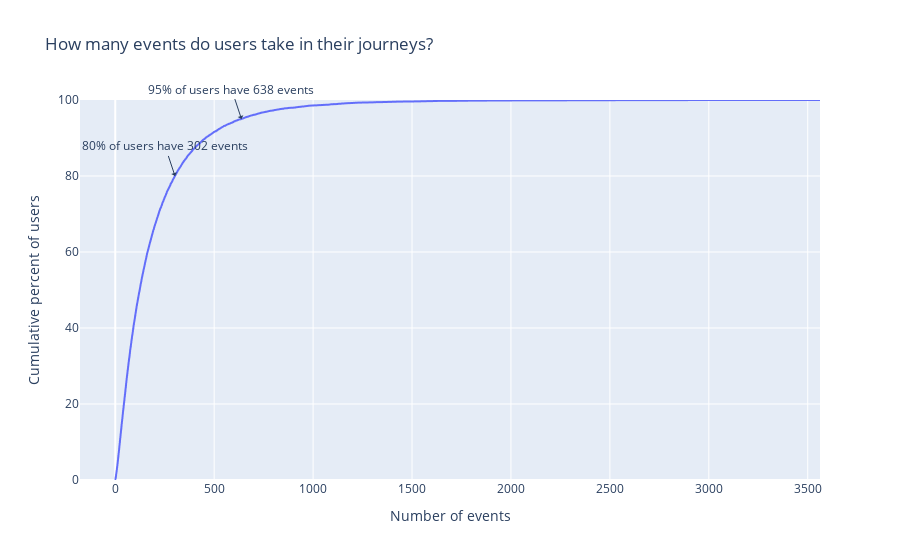

This figure's notebook cell:
### Markdown cell above
### How many steps we need to track to get 80% and 95% of User Journeys?

### Code cell
# Calculate the cumulative percent of users  
all_events = domain_journeys['total_steps'].value_counts().sort_index().reset_index()
all_events.columns = ['total_steps', 'count']
all_events['cumulative_percent'] = round((all_events['count'].cumsum()/len(domain_journeys))*100, 2)

# plot with plotly the cumulative percent of users from day 1 to day until_n_day
# Add a annotation only when the cumulative percent is 80% and 95%
fig = px.line(
    all_events,
    x="total_steps",
    y="cumulative_percent",
    title="How many events do users take in their journeys?",
)
# Set fig axis Y from 0 to 100
fig.update_yaxes(range=[0, 100])


fig.update_layout(
    xaxis_title="Number of events",
    yaxis_title="Cumulative percent of users",
    showlegend=False,
)

users_80_percent = all_events[all_events["cumulative_percent"] >= 80]
x_value = users_80_percent["total_steps"].min()
y_value = users_80_percent["cumulative_percent"].min()
fig.add_annotation(
    x=x_value,
    y=y_value,
    text=f"{round(y_value)}% of users have {x_value} events",
    showarrow=True,
    arrowhead=1,
)

users_95_percent = all_events[all_events["cumulative_percent"] >= 95]
x_value = users_95_percent["total_steps"].min()
y_value = users_95_percent["cumulative_percent"].min()
fig.add_annotation(
    x=x_value,
    y=y_value,
    text=f"{round(y_value)}% of users have {x_value} events",
    showarrow=True,
    arrowhead=1,
)

fig.show(renderer="notebook")

### Figure 1 — Plotly figure (JSON) as saved in the notebook; plotly's stock layout.template omitted (floating-point values rounded to 4 significant figures; data arrays with more than 128 entries replaced by an {"elided": "..."} marker saying what was removed)
{"data": [{"hovertemplate": "total_steps=%{x}<br>cumulative_percent=%{y}<extra></extra>", "legendgroup": "", "line": {"color": "#636efa", "dash": "solid"}, "marker": {"symbol": "circle"}, "mode": "lines", "name": "", "showlegend": false, "type": "scattergl", "x": {"elided": "1139 int values"}, "xaxis": "x", "y": {"elided": "1139 float values"}, "yaxis": "y"}], "layout": {"annotations": [{"arrowhead": 1, "showarrow": true, "text": "80% of users have 302 events", "x": 302, "y": 80.01}, {"arrowhead": 1, "showarrow": true, "text": "95% of users have 638 events", "x": 638, "y": 95}], "legend": {"tracegroupgap": 0}, "showlegend": false, "title": {"text": "How many events do users take in their journeys?"}, "xaxis": {"anchor": "y", "domain": [0, 1], "title": {"text": "Number of events"}}, "yaxis": {"anchor": "x", "domain": [0, 1], "range": [0, 100], "title": {"text": "Cumulative percent of users"}}}}
